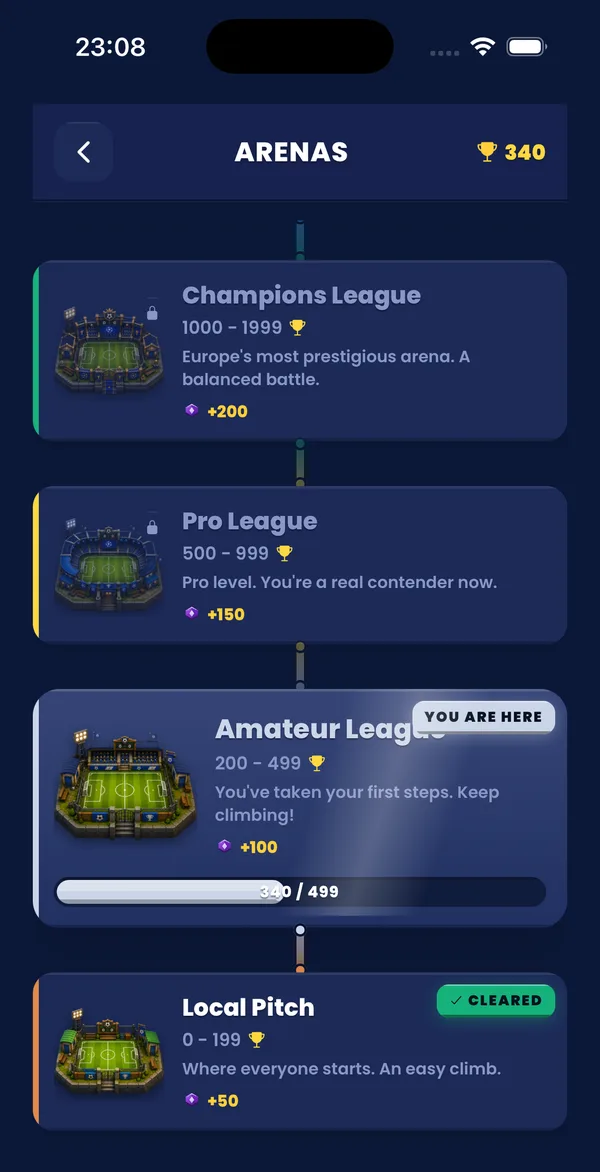
#> input picture website/img/screens/en-arenas.webp, 600 x 1172 px
$ python grid.py ../../../../website/img/screens/en-arenas.webp ../../../../website/img/screens/en-friends.webp 5
#> lines starting #> are read from the running program, lines starting #| are printed output that depends on the picture
# Referans görsele koordinat ızgarası basar (50 px çizgi, 100 px etiket) — kesim kutularını okumak için.
import sys; from PIL import Image, ImageDraw
src, dst = sys.argv[1], sys.argv[2]; step = int(sys.argv[3]) if len(sys.argv) > 3 else 50
im = Image.open(src).convert('RGB'); d = ImageDraw.Draw(im); W, H = im.size
#> further down, im is the input picture: PIL image 600x1172 RGB; mean R, G, B 33.4, 46.5, 80.6
#> after `W, H = im.size`: W = 600; H = 1172
for x in range(0, W, step):
    d.line([(x, 0), (x, H)], fill=(255, 255, 0) if x % (step*2) == 0 else (255, 160, 0), width=1)
    if x % (step*2) == 0: d.text((x+2, 2), str(x), fill=(255, 255, 0)); d.text((x+2, H-12), str(x), fill=(255, 255, 0))
for y in range(0, H, step):
    d.line([(0, y), (W, y)], fill=(255, 255, 0) if y % (step*2) == 0 else (255, 160, 0), width=1)
    if y % (step*2) == 0: d.text((2, y+2), str(y), fill=(255, 255, 0)); d.text((W-40, y+2), str(y), fill=(255, 255, 0))
im.save(dst); print(dst, im.size)
#> after `im.save(dst)`:
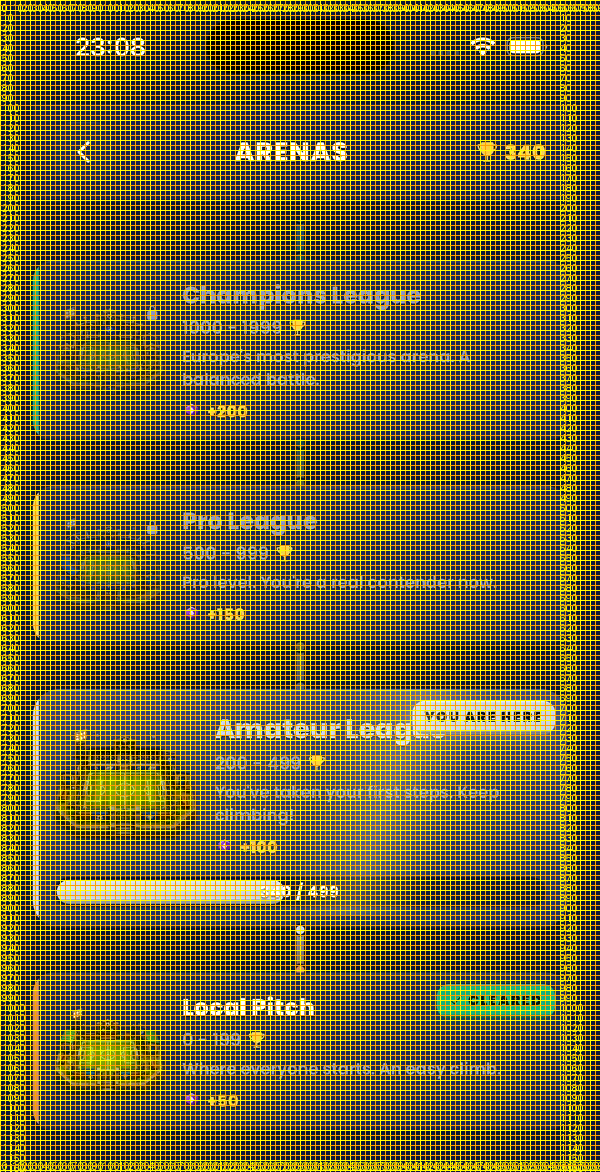
#> saved as en-friends.webp: PIL image 600x1172 RGB; mean R, G, B 116.5, 107.7, 50.8
#| ../../../../website/img/screens/en-friends.webp (600, 1172)

$ run again, on website/img/screens/en-guess.webp
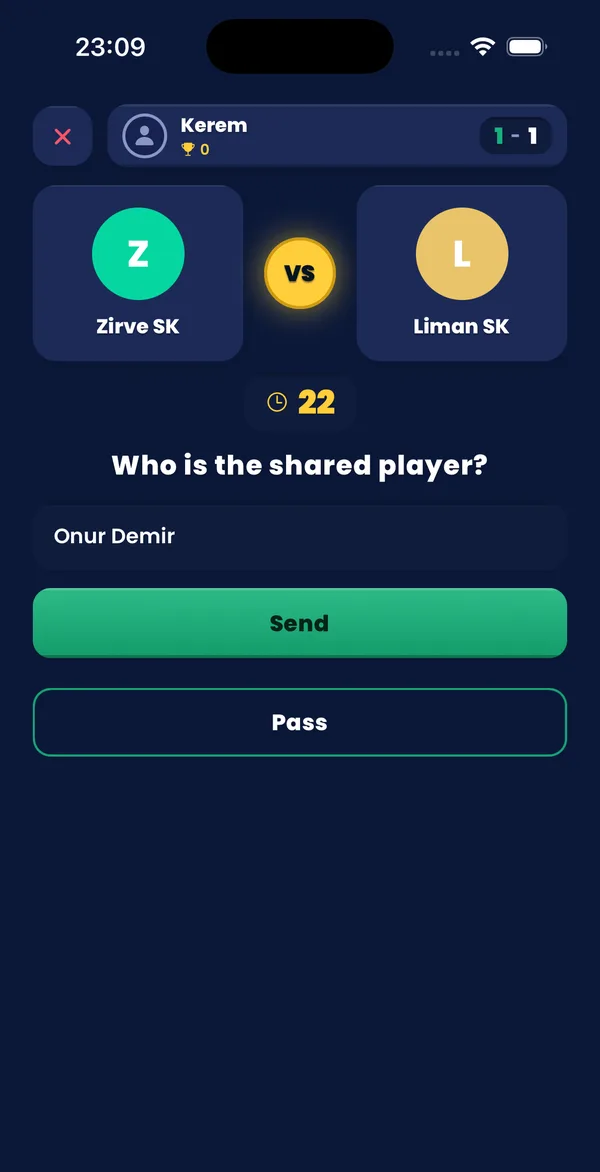
#> input picture website/img/screens/en-guess.webp, 600 x 1172 px
#> im is the input picture: PIL image 600x1172 RGB; mean R, G, B 21.2, 41.6, 66.5
#> `im.save(dst)`:
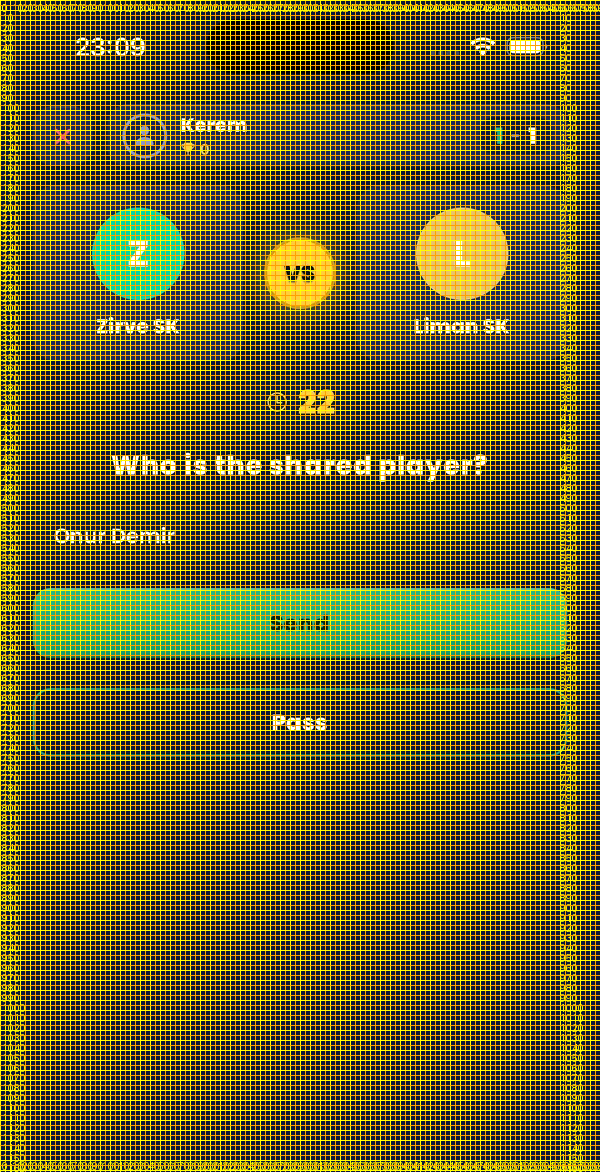
#> saved as en-guess.webp: PIL image 600x1172 RGB; mean R, G, B 108.7, 104.6, 41.8
#| ../../../../website/img/screens/en-guess.webp (600, 1172)

$ run again, on website/img/screens/en-pick.webp
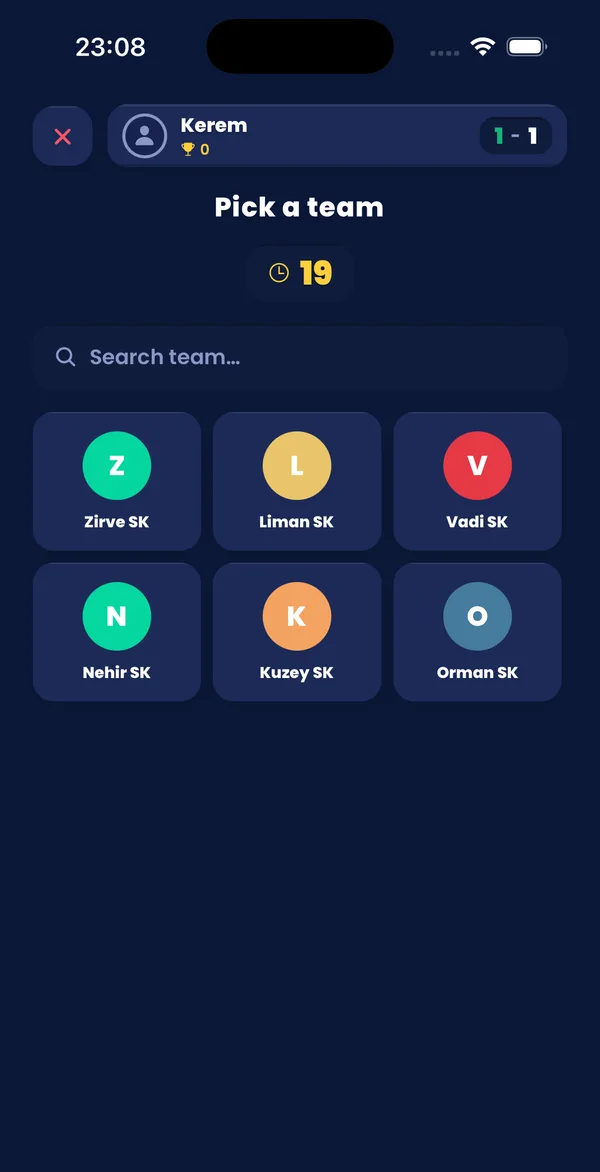
#> input picture website/img/screens/en-pick.webp, 600 x 1172 px
#> im is the input picture: PIL image 600x1172 RGB; mean R, G, B 21.2, 34.4, 65.9
#> `im.save(dst)`:
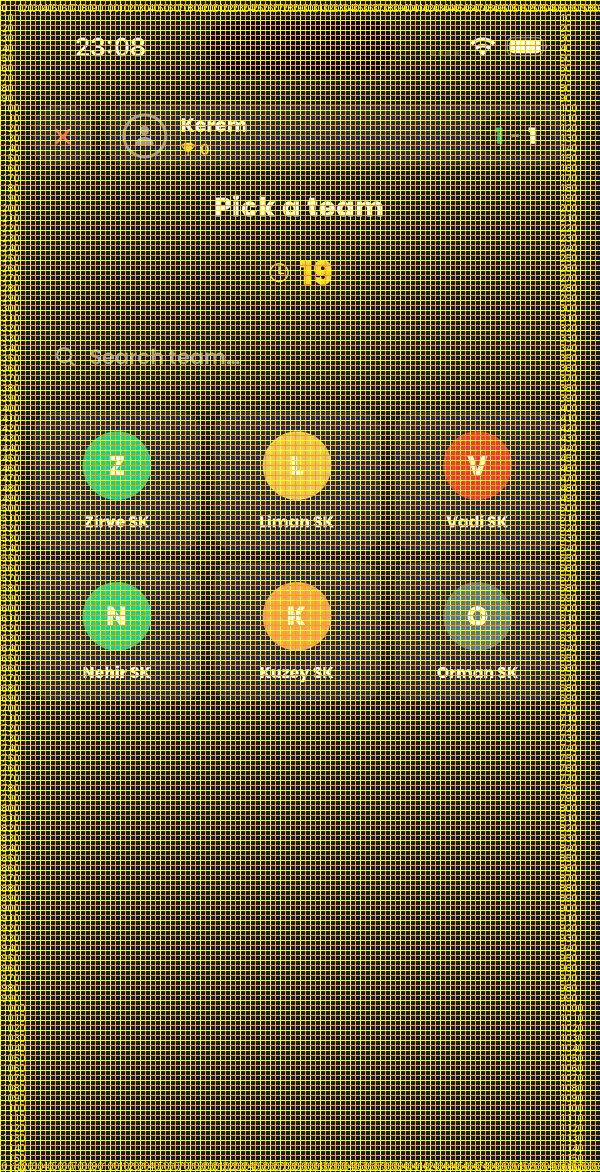
#> saved as en-pick.webp: PIL image 600x1172 RGB; mean R, G, B 108.7, 100, 41.4
#| ../../../../website/img/screens/en-pick.webp (600, 1172)

$ run again, on website/img/screens/tr-arenas.webp
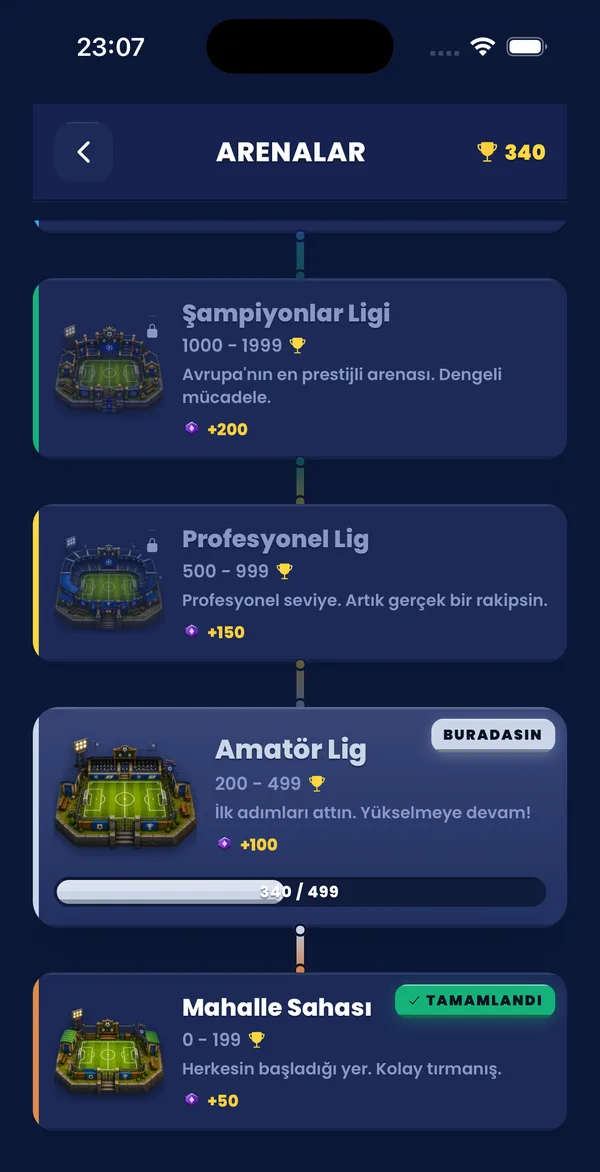
#> input picture website/img/screens/tr-arenas.webp, 600 x 1172 px
#> im is the input picture: PIL image 600x1172 RGB; mean R, G, B 32.3, 45.6, 79.7
#> `im.save(dst)`:
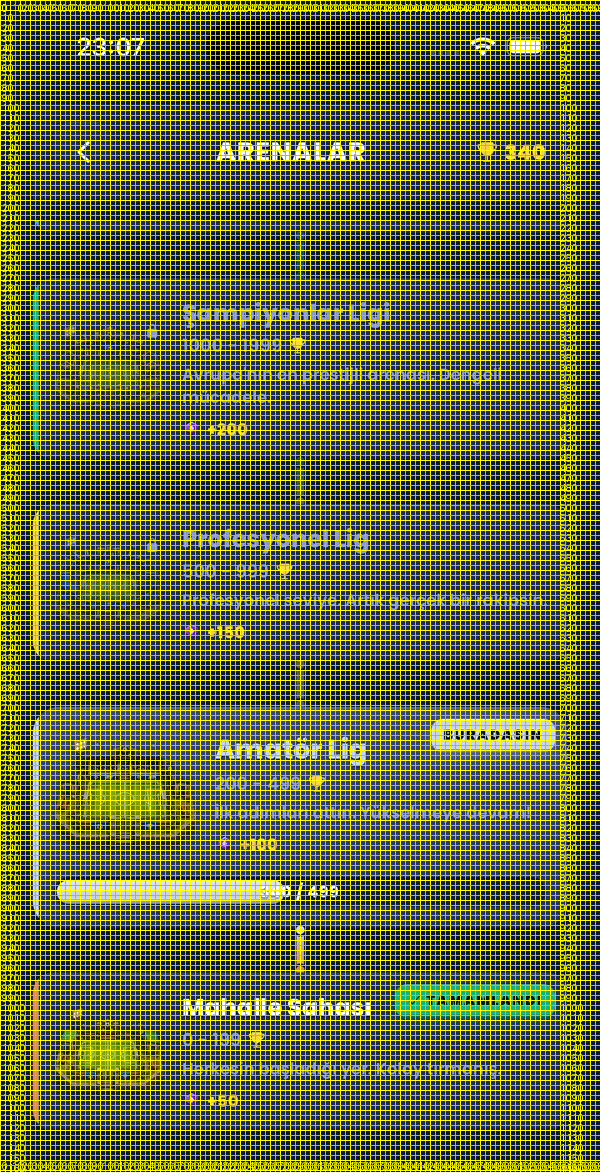
#> saved as tr-arenas.webp: PIL image 600x1172 RGB; mean R, G, B 115.8, 107.1, 50.2
#| ../../../../website/img/screens/tr-arenas.webp (600, 1172)
